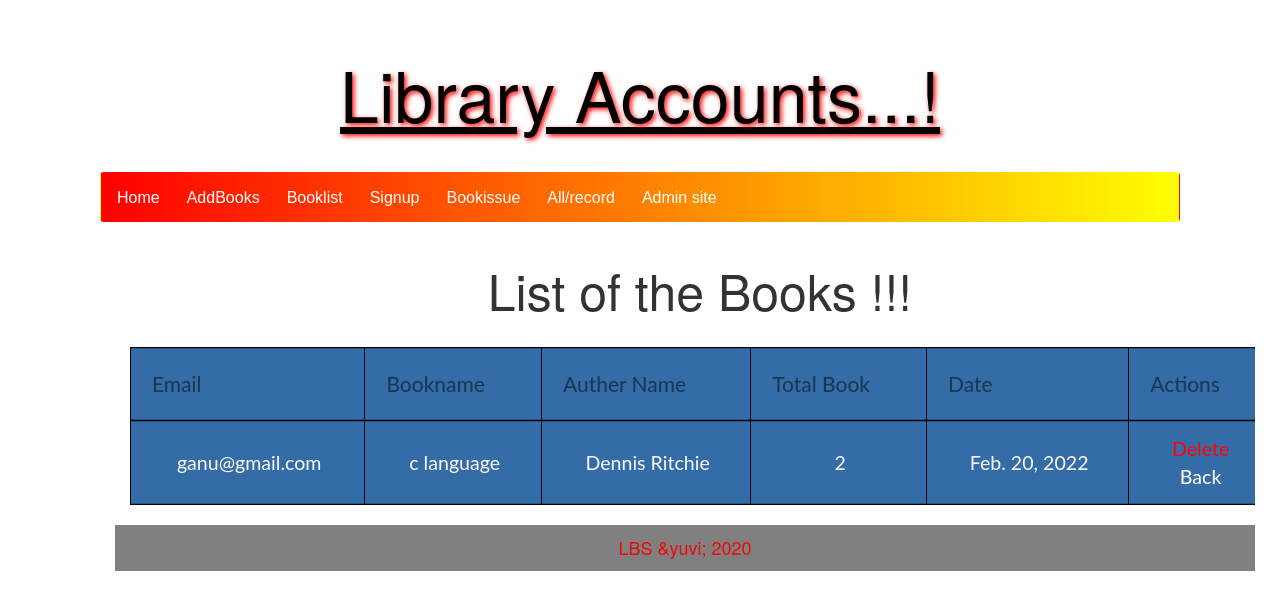
The app's page /showissuebook/22 with its own data.
### testApp/models.py (models this page shows)
class Bookissue(models.Model):
    email = models.EmailField(verbose_name='email address',max_length=255)
    bookname=models.CharField(max_length=300)
    auther_name=models.CharField(max_length=300)
    total_book=models.IntegerField()
    date = models.DateField()

### testApp/views.py (the view)
# urls.py: path('showissuebook/<id>', views.showAloteBooks_view),
def showAloteBooks_view(request,id):
    data=MycustomUser.objects.get(pk=id)
    data1 = data.email
    print(data1)
    book_list = Bookissue.objects.filter(email=data1)
    print(book_list)
    return render(request,'mainfolder/bookalotedata.html', {'book_list':book_list})

### templates/mainfolder/bookalotedata.html (shortened to what this page needs)
<!DOCTYPE html>
{% extends 'mainfolder/base1.html' %}
    {% block body_block %}
        <!DOCTYPE html>
        {%load staticfiles%}
        <html lang="en">
        <head>
            <link rel="stylesheet" href="{% static 'cssfiles/demo1.css' %}">
        </head>
        <body oncontextmenu="return false;">
            <div class="table-responsive">
                <div class="container">
                    <h1 style="font-size: 50px; text-align: center;">List of the Books !!!</h1><br>
                    {% if book_list %}
                    <table style="width:100%" class="flat-table flat-table-1">
                        <thead>
                            <th> Email </th>
                            <th> Bookname </th>
                            <th> Auther Name </th>
                            <th> Total Book </th>
                            <th> Date </th>
                            <th> Actions </th>
                        </thead>
                    {% for book in book_list %}
                    <tbody>
                        <tr>
                            <td>{{book.email}}</td>
                            <td>{{book.bookname}}</td>
                            <td>{{book.auther_name}}</td>
                            <td>{{book.total_book}}</td>
                            <td> {{book.date}}</td>
                            <td><a style="color: red; " href="/delete2/{{book.id }}">Delete</a><br><a style="color: rgb(255, 255, 255); " href="/alldata">Back</a></td>
                        </tr>
                        {% endfor %}
                    </tbody>
                </table>
                {%else%}
                    <p style="text-align: center;" > No Books are found </p>
                {% endif %}
                </div>
              </div>
        </body oncontextmenu="return false;">
        </html>
        {%load staticfiles%}
    {% endblock %}

### static/cssfiles/demo.css (style rules this page uses)
* { margin: 0px; padding: 0px; }

### static/cssfiles/demo1.css (style rules this page uses)
.flat-table { align-self: auto; margin-bottom: 20px; border-collapse:collapse; font-family: 'Lato', Calibri, Arial, sans-serif; border: none; border-radius: 3px; -webkit-border-radius: 3px; -moz-border-radius: 3px; }
.flat-table th, .flat-table td { box-shadow: inset 0 -1px rgba(0,0,0,0.25), inset 0 1px rgba(0,0,0,0.25); }
.flat-table th { font-weight: normal; -webkit-font-smoothing: antialiased; padding: 1em; color: rgba(0,0,0,0.45); text-shadow: 0 0 1px rgba(0,0,0,0.1); font-size: 1.5em; }
.flat-table td { color: #f7f7f7; padding: 0.7em 1em 0.7em 1.15em; text-shadow: 0 0 1px rgba(255,255,255,0.1); font-size: 1.4em; }
.flat-table tr { -webkit-transition: background 0.3s, box-shadow 0.3s; -moz-transition: background 0.3s, box-shadow 0.3s; transition: background 0.3s, box-shadow 0.3s; }
.flat-table-1 { background: #336ca6; align-self: left; }

### templates/mainfolder/bookalotedata.html (style rules this page uses)
table, th, td { border:1px solid black; border-collapse: collapse; }

### records on screen
Bookissue: email "ganu@gmail.com", bookname "c language", auther_name "Dennis Ritchie", total_book "2", date "Feb. 20, 2022"
